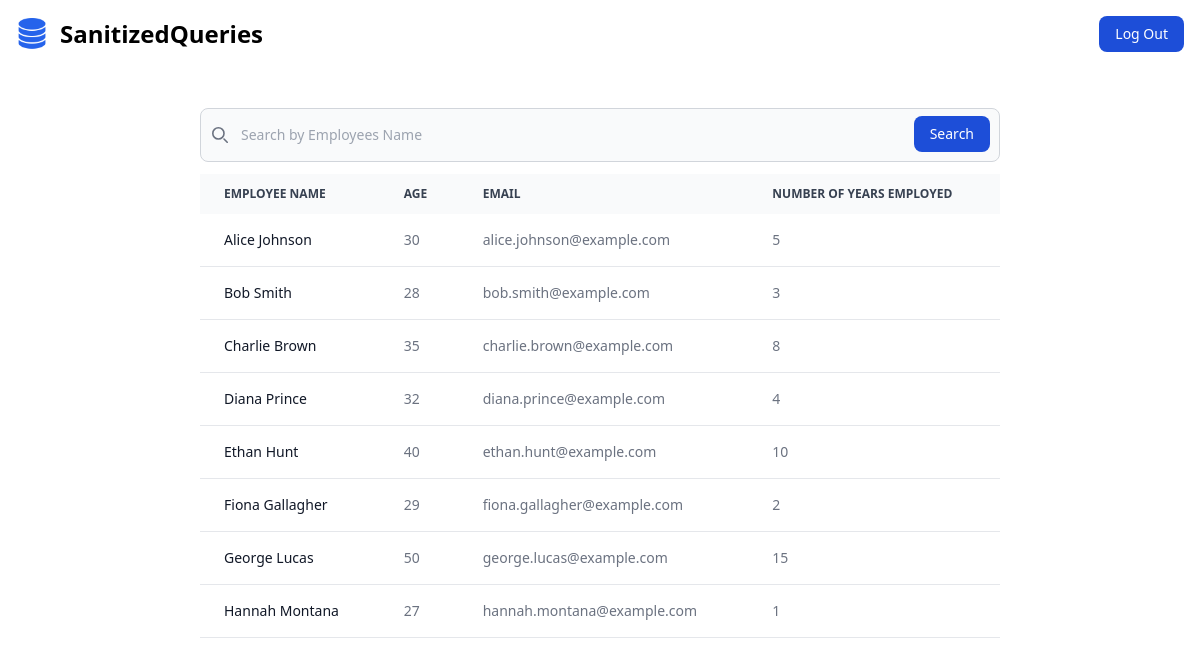
The app's page /dashboard (signed in) with its own data.
### tables this page shows
CREATE TABLE employees (
            id INTEGER PRIMARY KEY AUTOINCREMENT,
            name TEXT NOT NULL,
            age INTEGER,
            email TEXT,
            years_employed INTEGER
        );

### main.py (the view, shortened to what this page needs)
@app.route("/dashboard", methods=["GET", "POST"])
@login_required
def dashboard():
    with db.engine.connect() as conn:
        employees = db_to_dict(conn.execute(text("SELECT * FROM employees")))
        return render_template("dashboard.html", employees=employees)

### main.py (called while the page is built)
def login_required(f):
    @wraps(f)
    def wrap(*args, **kwargs):
        if session.get("logged_in"):
            return f(*args, **kwargs)
        else:
            return "You need to login first"
    return wrap

def db_to_dict(results):
    return [
        dict(id=res[0], name=res[1], age=res[2], email=res[3], years_employed=res[4])
        for res in results
    ]

### templates/dashboard.html (shortened to what this page needs)
<!DOCTYPE html>
<html lang="en-US">
<head>
    <script src="https://cdn.tailwindcss.com"></script>
</head>
<body class="bg-white dark:bg-gray-900">
<nav class="bg-white border-gray-200 dark:bg-gray-900 pb-10">
    <div class="max-w-screen-xl flex flex-wrap items-center justify-between mx-auto p-4">
        <p class="flex items-center space-x-3 rtl:space-x-reverse">
            <img src="/static/icons8-database-100.png" class="h-8" alt="Logo"/>
            <span class="self-center text-2xl font-semibold whitespace-nowrap dark:text-white">SanitizedQueries</span>
        </p>
        <div class="flex md:order-2 space-x-3 md:space-x-0 rtl:space-x-reverse">
            <form method="POST">
                <button type="submit" name="logout_button"
                        class="text-white bg-blue-700 transition ease-in-out duration-300 hover:bg-blue-800 focus:ring-4 focus:outline-none focus:ring-blue-300 font-medium rounded-lg text-sm px-4 py-2 text-center dark:bg-blue-600 dark:hover:bg-blue-700 dark:focus:ring-blue-800">
                    Log Out
                </button>
            </form>
        </div>
    </div>
</nav>
<div class="w-2/3 mx-auto relative overflow-x-auto bg-white dark:bg-gray-900">
    <div class="pb-3">
        <form method="POST">
            <div class="relative">
                <div class="absolute inset-y-0 start-0 flex items-center ps-3 pointer-events-none">
                </div>
                <input type="search" id="default-search"
                       class="block w-full p-4 ps-10 text-sm text-gray-900 border border-gray-300 rounded-lg bg-gray-50 focus:ring-blue-500 focus:border-blue-500 dark:bg-gray-700 dark:border-gray-600 dark:placeholder-gray-400 dark:text-white dark:focus:ring-blue-500 dark:focus:border-blue-500"
                       placeholder="Search by Employees Name"
                       name="search_text">
                <button type="submit" name="search_button" id="search"
                        class="text-white absolute end-2.5 bottom-2.5 bg-blue-700 transition ease-in-out duration-300 hover:bg-blue-800 focus:ring-4 focus:outline-none focus:ring-blue-300 font-medium rounded-lg text-sm px-4 py-2 dark:bg-blue-600 dark:hover:bg-blue-700 dark:focus:ring-blue-800">
                    Search
                </button>
            </div>
        </form>
    </div>
    <table class="w-full text-sm text-left rtl:text-right text-gray-500 dark:text-gray-400">
        <thead class="text-xs text-gray-700 uppercase bg-gray-50 dark:bg-gray-700 dark:text-gray-400">
        <tr>
            <th scope="col" class="px-6 py-3">
                Employee Name
            </th>
            <th scope="col" class="px-6 py-3">
                Age
            </th>
            <th scope="col" class="px-6 py-3">
                Email
            </th>
            <th scope="col" class="px-6 py-3">
                Number of Years Employed
            </th>
        </tr>
        </thead>
        <tbody>
        {% for employee in employees %}
        <tr class="bg-white border-b dark:bg-gray-800 dark:border-gray-700 transition ease-in-out duration-300 hover:bg-gray-50 dark:hover:bg-[#353e4b]">
            <th scope="row" class="px-6 py-4 font-medium text-gray-900 whitespace-nowrap dark:text-white">
                {{ employee.name }}
            </th>
            <td class="px-6 py-4">
                {{ employee.age }}
            </td>
            <td class="px-6 py-4">
                {{ employee.email }}
            </td>
            <td class="px-6 py-4">
                {{ employee.years_employed }}
            </td>
        </tr>
        {% endfor %}
        </tbody>
    </table>
</div>
</body>
</html>

### records on screen
employees: name "Alice Johnson", age "30", email "alice.johnson@example.com", years_employed "5"
employees: name "Bob Smith", age "28", email "bob.smith@example.com", years_employed "3"
employees: name "Charlie Brown", age "35", email "charlie.brown@example.com", years_employed "8"
employees: name "Diana Prince", age "32", email "diana.prince@example.com", years_employed "4"
employees: name "Ethan Hunt", age "40", email "ethan.hunt@example.com", years_employed "10"
employees: name "Fiona Gallagher", age "29", email "fiona.gallagher@example.com", years_employed "2"
employees: name "George Lucas", age "50", email "george.lucas@example.com", years_employed "15"
employees: name "Hannah Montana", age "27", email "hannah.montana@example.com", years_employed "1"
